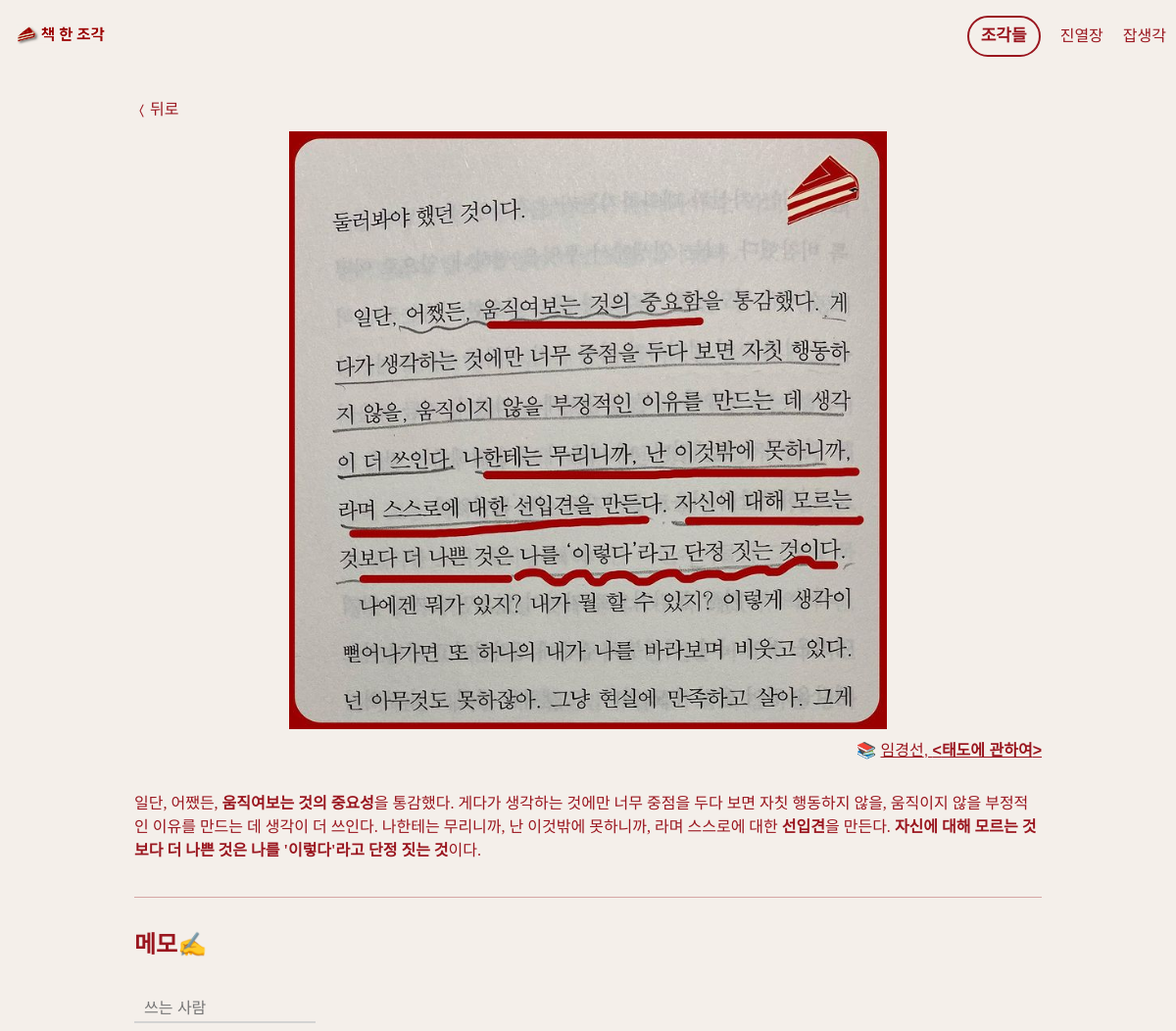
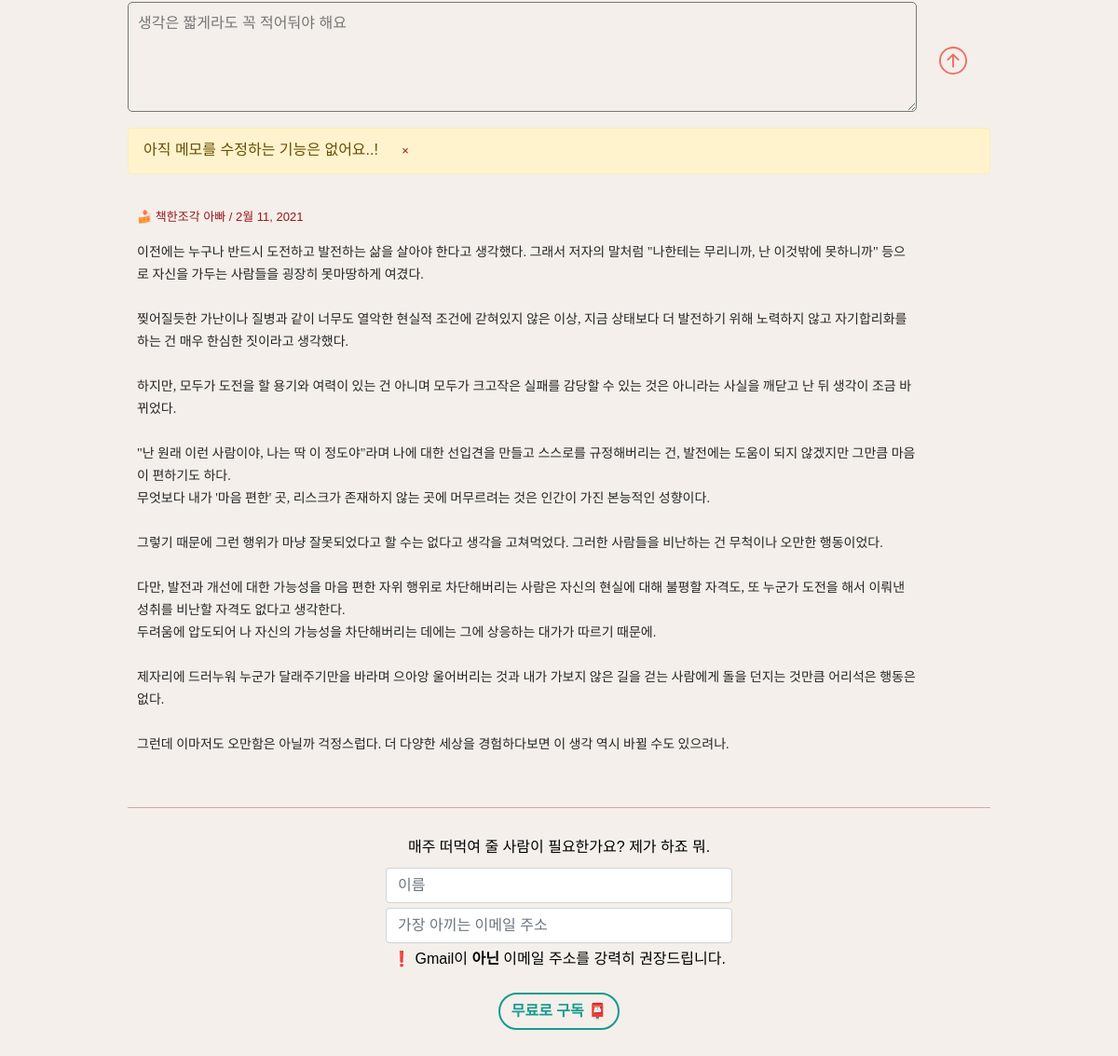
Page /cake/8 on the committed database (2 pictures, top to bottom).
### contents/models.py (models this page shows, shortened)
class Content(models.Model):
    source = models.ForeignKey("Book", related_name='book', on_delete=models.CASCADE)
    category = models.ManyToManyField(Category)
    image = models.ImageField(upload_to='None', height_field=None, width_field=None, max_length=None, null=True, blank=True)
    key_line = models.CharField(max_length = 100, null=True)
    body = models.TextField(blank=True, null=True)
    tmi = models.TextField(blank=True, null=True)
    footnote = models.TextField(blank=True, null=True)
    created_at = models.DateField(auto_now_add=True, null=True)
    keywords = models.CharField(max_length = 100, blank=True, null=True)     ### 검색시 사용 (comma-separated)
    title = models.CharField(max_length=30, blank=True, null=True)  ### 어드민 페이지에 보여질 오브젝트 이름

class Book(models.Model):
    objects = models.Manager()
    cover = models.ImageField(upload_to="None", height_field=None, width_field=None, max_length=None, null=True, blank=True)
    title = models.CharField(max_length = 30)
    author = models.CharField(max_length = 20)
    publisher = models.CharField(max_length = 10)
    url = models.URLField()
    is_rcmnded = models.BooleanField(default=False)
    review_url = models.URLField()
    rcmnd_title = models.CharField(max_length = 30, null=True, blank=True)
    rcmnd_thickness = models.ForeignKey("BookThickness", null=True, blank=True, on_delete=models.CASCADE)
    rcmnd_whom = models.TextField(null=True, blank=True)
    rcmnd_introduction = models.TextField(null=True, blank=True)
    rcmnd_body = models.TextField(null=True, blank=True)
    review_url = models.URLField(null=True)

### contents/views.py (the view)
# urls.py: path('cake/<int:id>', content_view.each_cake, name="each_cake"),
def each_cake(request, id):
    if request.user.is_authenticated :
        user_is_ryan = True ## 멤버는 나밖에 없음
    else:
        user_is_ryan = False
    cake = Content.objects.get(pk=id)
    ryan_comment = cake.tmi
    comments = Comment.objects.filter(this_cake=cake)
    context = {
        'cake' : cake,
        'user_is_ryan' : user_is_ryan,
        'comments' : comments,
        'ryan_comment' : ryan_comment,
    }
    return render(request, 'contents/each_cake.html', context)

### contents/templates/contents/each_cake.html (shortened to what this page needs)
{% extends 'main/base.html' %}
{% load static %}
{% block content %}
<div class="row-h-40"></div>
<div class="row">
    <div class="col">
        <a href="/cakes"><svg xmlns="http://www.w3.org/2000/svg" width="16" height="16" fill="currentColor" class="bi bi-chevron-compact-left" viewBox="0 0 16 16">
            <path fill-rule="evenodd" d="M9.224 1.553a.5.5 0 0 1 .223.67L6.56 8l2.888 5.776a.5.5 0 1 1-.894.448l-3-6a.5.5 0 0 1 0-.448l3-6a.5.5 0 0 1 .67-.223z"/>
            </svg>뒤로</a>
    </div>
</div>
<div class="row justify-content-center">
    <div class="col col-md-8">
        <img class='img-detail' src='{{cake.image.url}}'>
    </div>
</div>
<div class="row">
    <div class="col right link">
        📚&nbsp;<a class='underline' href="/book/{{cake.source.rcmnd_title}}">{{cake.source.author}}, <span class="bolder"><{{cake.source.title}}></span></a>
    </div>
</div>
<div class="row-h-20"></div>
<div class="row">
    <div class="col">
        {{cake.body|safe}}
    </div>
</div>
<div class="row-h-20 bottom-border"></div>
<div class="row-h-20"></div>
<div class="row">
    <div class="col text-l bolder">
        메모✍
    </div>
</div>
<br>
<div class="row">
    <div class="col col-12">
        <input type="text" id='comment-author' class='input-field input-comment-author' placeholder='쓰는 사람'>
    </div>
</div>
<div class="row">
    <div class="col col-11">
        <textarea class='input-field input-comment' id='comment-input' rows='4' placeholder="생각은 짧게라도 꼭 적어둬야 해요"></textarea>
    </div>
    <div class="col col-1 my-auto">
    </div>
</div>
<div class="row">
    <div class="col">
        <div class="alert alert-warning alert-dismissible" role="alert">
            아직 메모를 수정하는 기능은 없어요..!&nbsp;&nbsp;&nbsp;<button type="button" class="right btn btn-menial close" style="border: none !important;" data-dismiss="alert" aria-label="Close"><span aria-hidden="true">&times;</span></button>
            </div>
    </div>
</div>
<div class="row">
    <div class="col">
        <div class="row justify-content-center">
            <div class="col-11">
                <ul id="comment-list">
                    {% if cake.tmi %}
                    <li>
                        <p class="text-s">🍰 책한조각 아빠 / {{cake.created_at}}</p>
                        <p>{{cake.tmi|safe}}</p>
                    </li>
                    {% endif %}
                </ul>
            </div>
            <div class="col-1"></div>
        </div>
    </div>
</div>
<div class="row-h-40"></div>
<div class="bottom-border"></div>
<div class="row-h-20"></div>
<div class="row justify-content-center">
    <div class="col center">
        <div class="text-medium text-black">매주 떠먹여 줄 사람이 필요한가요? <br class="mobile-only"/>제가 하죠 뭐.</div>
    </div>
</div>
<div class="row justify-content-center">
    <div class="col-10 col-md-5 center">
        <form action="https://stibee.com/api/v1.0/lists/9itYVXH3Nm4N-Ec-vhovThxj9qMh1w==/public/subscribers" method="POST" target="_blank" accept-charset="utf-8"  name="stb_subscribe_form" id="stb_subscribe_form" novalidate="">
            <input type="text" placeholder="이름" class="form-control" id="stb_name" name="name"/>
            <input type="email" placeholder="가장 아끼는 이메일 주소" class="form-control" id="stb_email" name="email"/>
            <div class="text-small text-black">❗ Gmail이 <span class="bold">아닌</span> 이메일 주소를 강력히 권장드립니다.</div>
            <br/>
            <button type="submit" class="btn btn-subscribe" id="stb_form_submit_button" onClick={this._openModal}>무료로 구독 📮</button>
        </form>
    </div>
</div>
<div class="row-h-40"></div>
{% endblock %}

### static/base2.css (style rules this page uses)
body { font-family : 'NanumSquare', sans-serif !important; min-height: 100vh; display: flex; flex-direction: column; background-color : #F4EFEA !important; }
a { color: #9A161F !important; text-decoration: none !important; }
ul { list-style-type: none; padding-left : 10px !important; }
.alert { padding-top : 0.5rem !important; padding-bottom : 0.5rem !important; }
.img-detail { width: 100%; height: auto; }
.btn { border-radius : 100px !important; }
button, button:focus, input[type="button"]:focus, button:active, input[type="button"]:active { outline: none; }
.btn-menial { background-color: transparent !important; border : 1px #9A161F solid !important; font-size: 0.813rem !important; color : #9A161F !important; }
.btn-subscribe { border: 2px solid #169a8f !important; background-color: #F4EFEA !important; color: #169a8f !important; font-weight: bold !important; }
.row { margin-top: 10px !important; color: #9A161F; }
.row-h-20 { height: 20px; }
.row-h-40 { height: 40px; }
.bottom-border { border-bottom : 1px #9a161f56 solid; }
.col { color: #9A161F; }
.right { text-align: right; }
.center { text-align: center; }
.text-l { font-size: 1.5rem; font-weight: 800; }
.text-s { font-size: 0.813rem; }
.bold { font-weight: 600; }
.bolder { font-weight: 800; }
.underline { text-decoration: underline !important; }
.form-control { font-size: 1.063rem; }
.input-field { background-color: transparent !important; border-color: lightgrey 2px solid !important; padding-left: 10px; }
.input-comment { width: 100%; border-radius : 5px; padding: 10px; }
.input-comment-author { width: 20%; border: none; border-bottom: lightgrey 2px solid; }
.form-control { border-top: none; border-right: none; border-left: none; border-bottom: 1px solid #169a8f; border-radius: 0px; margin-bottom: 5px; background-color: #F4EFEA; }

### rows in the picture
Content: image (picture), source.author "임경선", source "태도에 관하여", body "일단, 어쨌든, 움직여보는 것의 중요성 을 통감했다. 게다가 생각하는 것에만 너무 중점을 두다 보면 자칫 행동하지 않을, 움직이지 않을 부정적인 이유를 만드는 데 생각이 더 쓰인다. 나한테는 무리니까, 난 이것밖에 못하니까, 라며 스스로에 대한 선입견 을 만든다. 자신에 대해 모르는 것보다 더 나쁜 것은 나를 '이렇다'라고 단정 짓는 것 이다.", created_at "2월 11, 2021", tmi "이전에는 누구나 반드시 도전하고 발전하는 삶을 살아야 한다고 생각했다. 그래서 저자의 말처럼 \"나한테는 무리니까, 난 이것밖에 못하니까\" 등으로 자신을 가두는 사람들을 굉장히 못마땅하게 여겼다. 찢어질듯한 가난이나 질병과 같이 너무도 열악한 현실적 조건에 갇혀있지 않은 이상, 지금 상태보다 더 발전하기 위해 노력하지 않고 자기합리화를 하는 건 매우 한심한 짓이라고 생각했다. 하지만, 모두가 도전을 할 용기와 여력이 있는 건 아니며 모두가 크고작은 실패를 감당할 수 있는 것은 아니라는 사실을 깨닫고 난 뒤 생각이 조금 바뀌었다. \"난 원래 이런 사람이야, 나는 딱 이 정도야\"라며 나에 대한 선입견을 만들고 스스로를 규정해버리는 건, 발전에는 도움이…"
